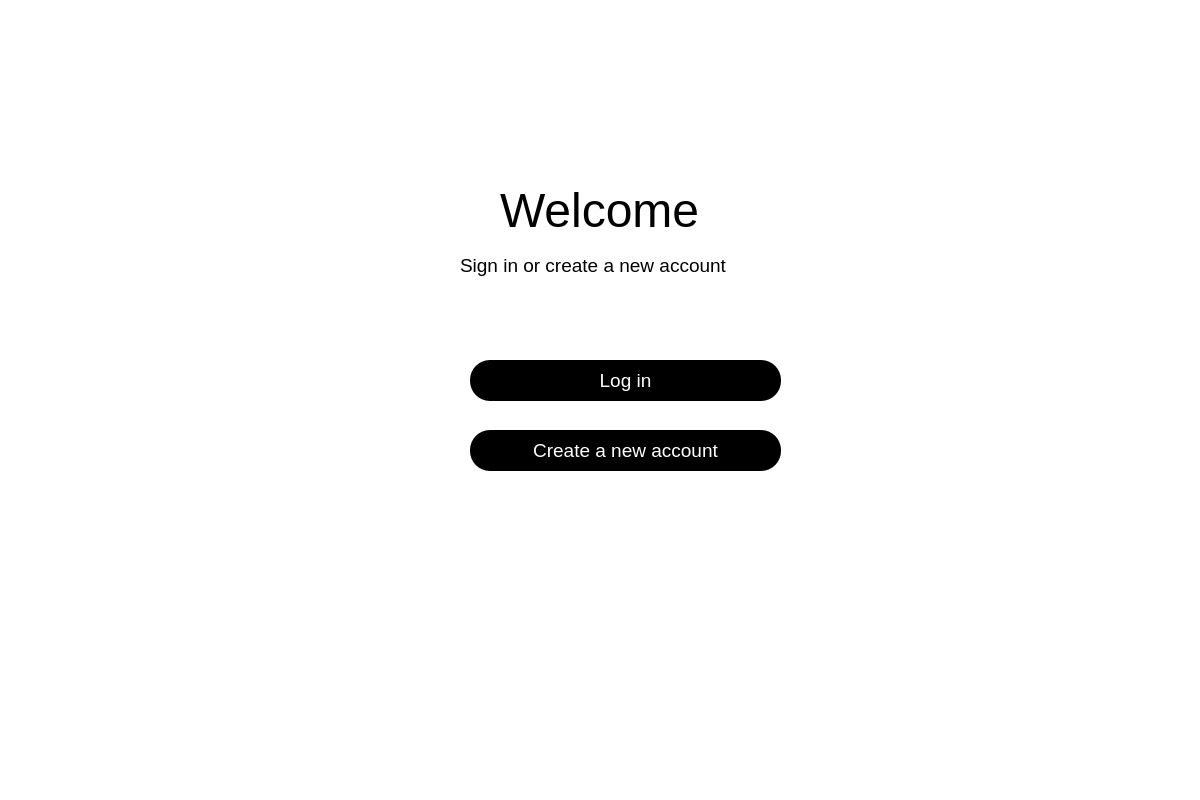
<?xml version="1.0" encoding="UTF-8"?>
<ui version="4.0">
 <class>Dialog</class>
 <widget class="QDialog" name="Dialog">
  <property name="geometry">
   <rect>
    <x>0</x>
    <y>0</y>
    <width>1200</width>
    <height>800</height>
   </rect>
  </property>
  <property name="windowTitle">
   <string>Dialog</string>
  </property>
  <widget class="QLabel" name="label">
   <property name="geometry">
    <rect>
     <x>500</x>
     <y>180</y>
     <width>251</width>
     <height>61</height>
    </rect>
   </property>
   <property name="font">
    <font>
     <pointsize>36</pointsize>
    </font>
   </property>
   <property name="text">
    <string>Welcome</string>
   </property>
  </widget>
  <widget class="QLabel" name="label_2">
   <property name="geometry">
    <rect>
     <x>460</x>
     <y>230</y>
     <width>341</width>
     <height>71</height>
    </rect>
   </property>
   <property name="font">
    <font>
     <pointsize>14</pointsize>
    </font>
   </property>
   <property name="text">
    <string>Sign in or create a new account</string>
   </property>
  </widget>
  <widget class="QPushButton" name="login">
   <property name="geometry">
    <rect>
     <x>470</x>
     <y>360</y>
     <width>311</width>
     <height>41</height>
    </rect>
   </property>
   <property name="font">
    <font>
     <pointsize>14</pointsize>
    </font>
   </property>
   <property name="styleSheet">
    <string notr="true">border-radius: 20px;
background-color: rgb(0, 0, 0);
color:white</string>
   </property>
   <property name="text">
    <string>Log in</string>
   </property>
  </widget>
  <widget class="QPushButton" name="create">
   <property name="geometry">
    <rect>
     <x>470</x>
     <y>430</y>
     <width>311</width>
     <height>41</height>
    </rect>
   </property>
   <property name="font">
    <font>
     <pointsize>14</pointsize>
    </font>
   </property>
   <property name="mouseTracking">
    <bool>true</bool>
   </property>
   <property name="styleSheet">
    <string notr="true">border-radius: 20px;
background-color: rgb(0, 0, 0);
color:white</string>
   </property>
   <property name="text">
    <string>Create a new account</string>
   </property>
  </widget>
  <widget class="QWidget" name="widget" native="true">
   <property name="geometry">
    <rect>
     <x>0</x>
     <y>-10</y>
     <width>1211</width>
     <height>811</height>
    </rect>
   </property>
   <property name="mouseTracking">
    <bool>true</bool>
   </property>
   <property name="focusPolicy">
    <enum>Qt::NoFocus</enum>
   </property>
   <property name="acceptDrops">
    <bool>false</bool>
   </property>
   <property name="styleSheet">
    <string notr="true">background-color: rgb(255, 255, 255);</string>
   </property>
  </widget>
  <zorder>widget</zorder>
  <zorder>label</zorder>
  <zorder>label_2</zorder>
  <zorder>login</zorder>
  <zorder>create</zorder>
 </widget>
 <resources/>
 <connections/>
</ui>
